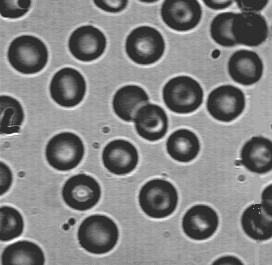
#> input picture images/blood.jpg, 272 x 265 px
$ python convolution.py
#> lines starting #> are read from the running program, lines starting #| are printed output that depends on the picture
import matplotlib.pyplot as plt
from skimage.io import imread
from skimage.util import img_as_float
from scipy.signal import convolve2d
import numpy as np


image = img_as_float(imread('../images/blood.jpg'))
#> image: shape (265, 272) float64; min 0.106, max 1, mean 0.509
#kernels
mean_kernel = (1/9) * np.array([[1, 1, 1],
                                [1, 1, 1],
                                [1, 1, 1]])

laplacian_kernel = np.array([[-1, -1, -1],
                             [-1,  8, -1],
                             [-1, -1, -1]])

gaussian_kernel = (1/16) * np.array([[1, 2, 1],
                                     [2, 4, 2],
                                     [1, 2, 1]])


conv_mean = convolve2d(image, mean_kernel, mode='same', boundary='symm')
conv_laplacian = convolve2d(image, laplacian_kernel, mode='same', boundary='symm')
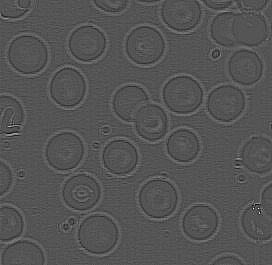
#> conv_laplacian: shape (265, 272) float64; min -1.88, max 3.76, mean -7.94e-18; drawn with min black and max white
conv_gaussian = convolve2d(image, gaussian_kernel, mode='same', boundary='symm')

# Plot results
plt.figure(figsize=(10, 10))
titles = ['Mean Filter', 'Laplacian Filter', 'Gaussian Filter']
images = [conv_mean, conv_laplacian, conv_gaussian]

for i, (img, title) in enumerate(zip(images, titles)):
    plt.subplot(1, 3, i+1)
    plt.imshow(img, cmap='gray')
    plt.title(title)
    plt.axis('off')
#> this loop made 3 passes
#> title on passes 1 to 3: 'Mean Filter', 'Laplacian Filter', 'Gaussian Filter'

plt.tight_layout()
plt.show()
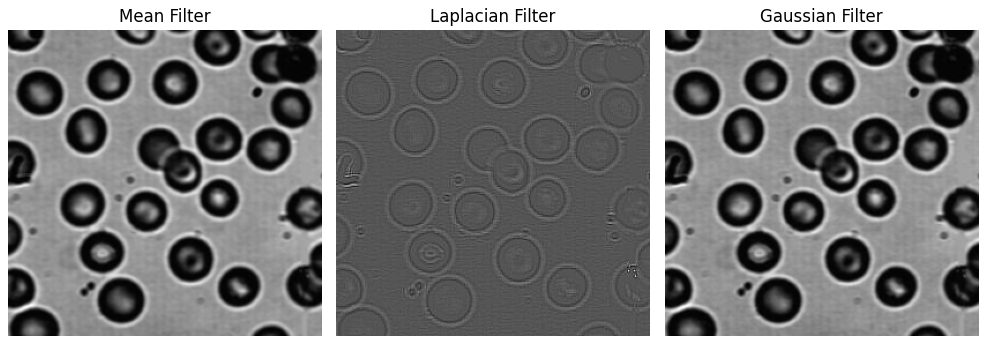
#> figure drawn by matplotlib, 3 panels
